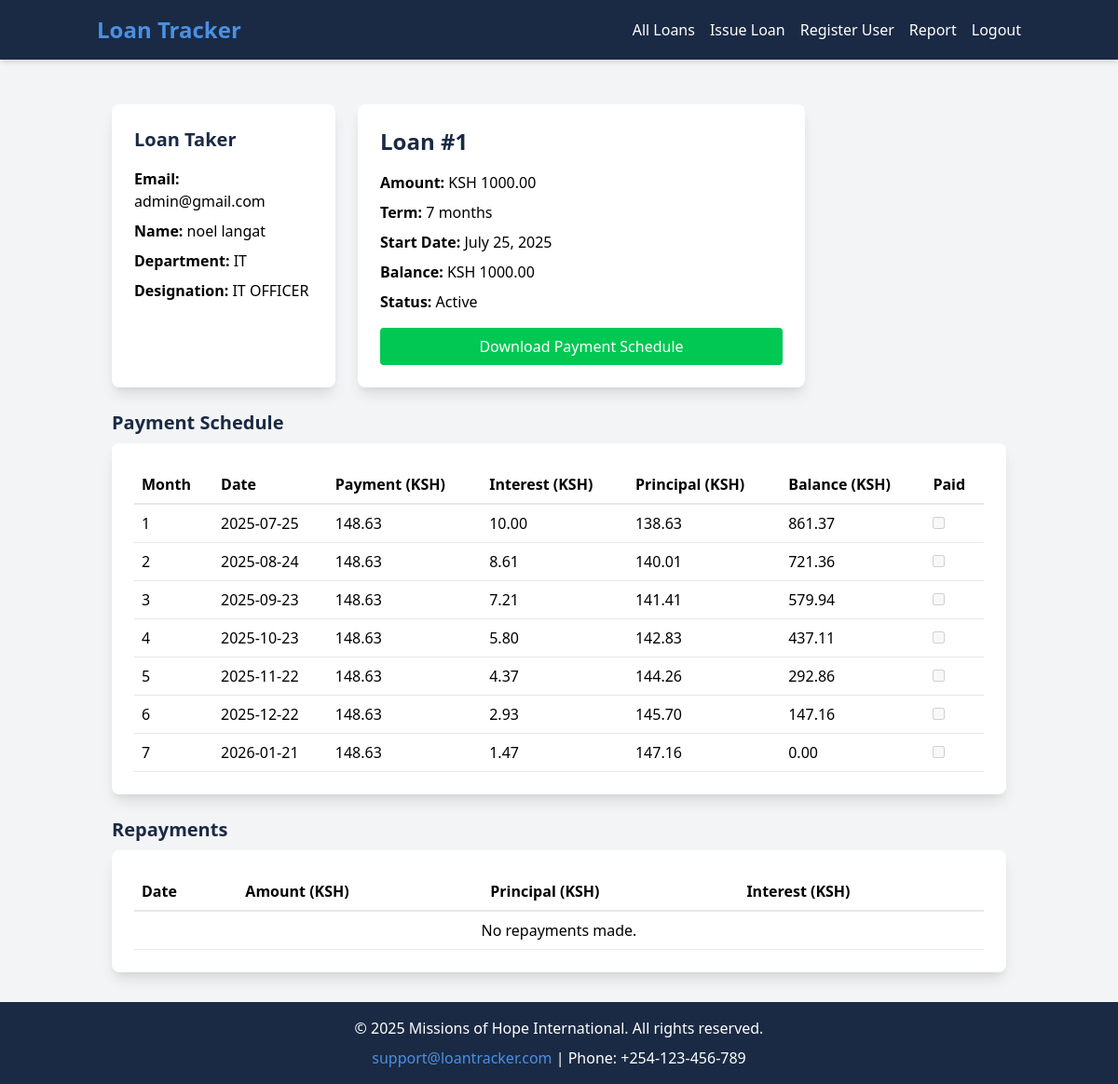
The app's page /loans/1/ (signed in), older data.
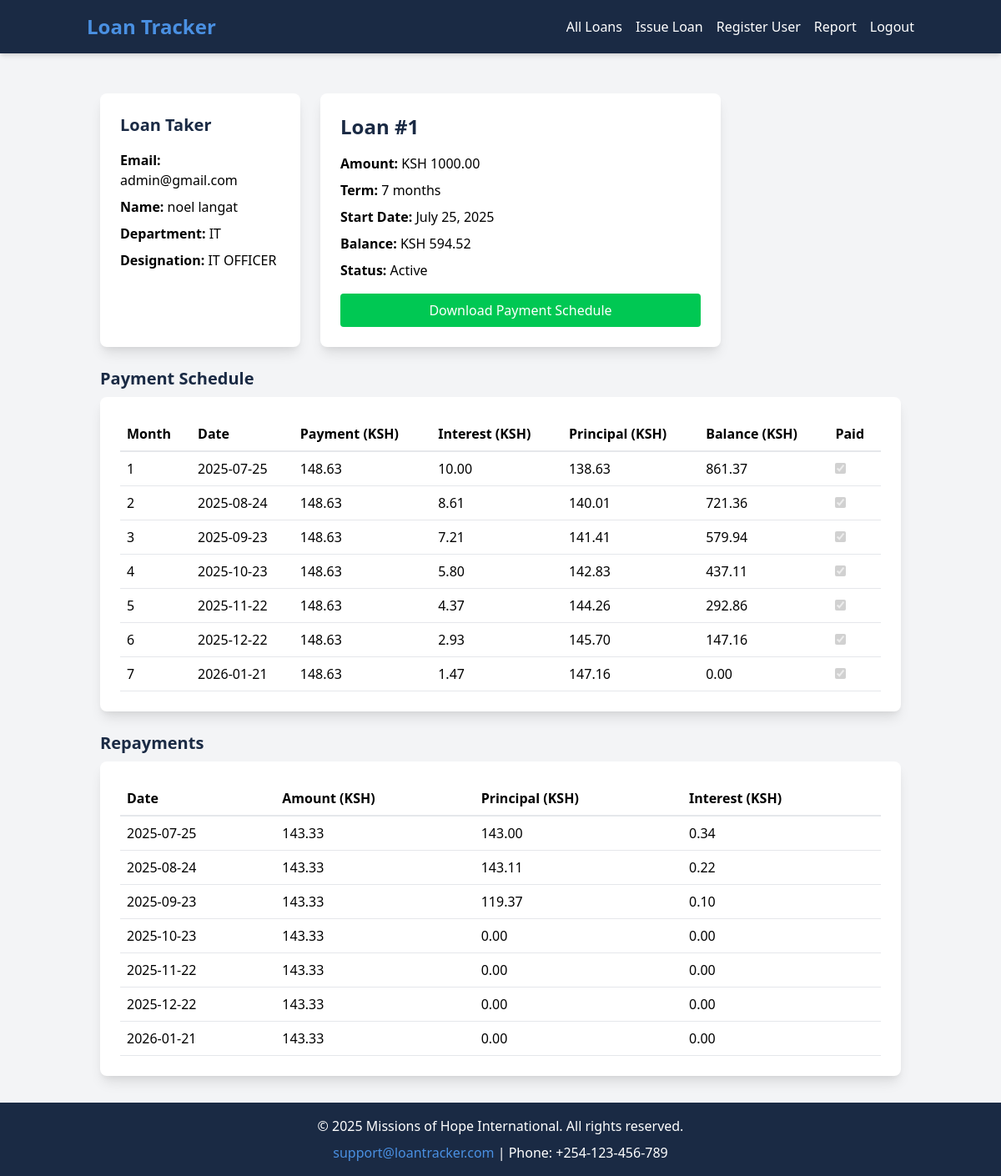
The same page, newer data.
### mohi/models.py (models this page shows, shortened)
class Repayment(models.Model):
    loan = models.ForeignKey(Loan, on_delete=models.CASCADE)
    date = models.DateField(default=timezone.now)
    amount = models.DecimalField(max_digits=10, decimal_places=2, default=Decimal('0.00'))
    principal = models.DecimalField(max_digits=10, decimal_places=2, default=Decimal('0.00'))
    interest = models.DecimalField(max_digits=10, decimal_places=2, default=Decimal('0.00'))

### mohi/views.py (the view)
# urls.py: path('loans/<int:loan_id>/', views.loan_detail, name='loan_detail'),
@login_required
def loan_detail(request, loan_id):
    loan = get_object_or_404(Loan, id=loan_id)
    if not request.user.is_staff and loan.user != request.user:
        return redirect('loan_list')
    schedule = loan.generate_amortization_schedule(original=True)
    repayments = Repayment.objects.filter(loan=loan)
    exchange_rate = Decimal('1')  # 1 USD = 1 KSH
    total_principal_repaid = sum(rep.principal for rep in repayments) or Decimal('0.00')
    loan_ksh_amount = loan.amount * exchange_rate
    loan_ksh_balance = max(Decimal('0.00'), loan.amount - total_principal_repaid) * exchange_rate
    loan.balance = loan_ksh_balance
    loan.is_paid = loan_ksh_balance <= Decimal('0.00')
    if loan.is_paid and not loan.end_date:
        loan.end_date = timezone.now().date()
    loan.save()
    schedule_ksh = [
        {
            'month': item['month'],
            'date': item['date'],
            'payment': item['payment'] * float(exchange_rate),
            'interest': item['interest'] * float(exchange_rate),
            'principal': item['principal'] * float(exchange_rate),
            'balance': item['balance'] * float(exchange_rate)
        } for item in schedule
    ]
    repayments_ksh = [
        {
            'date': rep.date,
            'amount': float(rep.amount * exchange_rate),
            'principal': float(rep.principal * exchange_rate),
            'interest': float(rep.interest * exchange_rate)
        } for rep in repayments
    ]
    total_paid = sum(rep.amount for rep in repayments) or Decimal('0.00')
    total_paid_ksh = float(total_paid * exchange_rate)
    return render(request, 'mohi/loan_detail.html', {
        'loan': loan,
        'schedule': schedule_ksh,
        'repayments': repayments_ksh,
        'loan_ksh_amount': float(loan_ksh_amount),
        'loan_ksh_balance': float(loan_ksh_balance),
        'monthly_payment': schedule[0]['payment'] * float(exchange_rate) if schedule else 0.0,
        'total_interest': sum(item['interest'] for item in schedule) * float(exchange_rate),
        'total_paid': total_paid_ksh
    })

### mohi/templates/mohi/loan_detail.html (shortened to what the changed rows need)
{% extends 'mohi/base.html' %}
{% block content %}
<div class="container mx-auto p-4">
    <div class="flex flex-col md:flex-row gap-6">
        <div class="bg-white p-6 rounded-lg shadow-lg w-full md:w-1/4">
            <h2 class="text-xl font-bold mb-4 text-mohi-deep-blue">Loan Taker</h2>
        </div>
        <div class="bg-white p-6 rounded-lg shadow-lg w-full md:w-1/2">
            <h1 class="text-2xl font-bold mb-4 text-mohi-deep-blue">Loan #{{ loan.id }}</h1>
            <div class="space-y-2">
                <p><strong>Amount:</strong> KSH {{ loan_ksh_amount|floatformat:2 }}</p>
                <p><strong>Term:</strong> {{ loan.term_months }} months</p>
                <p><strong>Start Date:</strong> {{ loan.start_date|date:"F d, Y" }}</p>
                <p><strong>Balance:</strong> KSH {{ loan_ksh_balance|floatformat:2 }}</p>
                <p><strong>Status:</strong> {% if loan.is_paid %}Paid{% else %}Active{% endif %}</p>
            </div>
        </div>
    </div>
    <h2 class="text-xl font-bold mt-6 mb-2 text-mohi-deep-blue">Payment Schedule</h2>
    <div class="bg-white p-6 rounded-lg shadow-lg">
        <table class="w-full text-left">
            <thead>
                <tr>
                    <th class="border-b-2 p-2">Month</th>
                    <th class="border-b-2 p-2">Date</th>
                    <th class="border-b-2 p-2">Payment (KSH)</th>
                    <th class="border-b-2 p-2">Interest (KSH)</th>
                    <th class="border-b-2 p-2">Principal (KSH)</th>
                    <th class="border-b-2 p-2">Balance (KSH)</th>
                    <th class="border-b-2 p-2">Paid</th>
                </tr>
            </thead>
            <tbody>
                {% for item in schedule %}
                <tr>
                    <td class="border-b p-2">{{ item.month }}</td>
                    <td class="border-b p-2">{{ item.date|date:"Y-m-d" }}</td>
                    <td class="border-b p-2">{{ item.payment|floatformat:2 }}</td>
                    <td class="border-b p-2">{{ item.interest|floatformat:2 }}</td>
                    <td class="border-b p-2">{{ item.principal|floatformat:2 }}</td>
                    <td class="border-b p-2">{{ item.balance|floatformat:2 }}</td>
                    <td class="border-b p-2">
                        <input type="checkbox" disabled
                               {% for rep in repayments %}
                                   {% if rep.date == item.date and rep.amount > 0 %}checked{% endif %}
                               {% endfor %}>
                    </td>
                </tr>
                {% endfor %}
            </tbody>
        </table>
    </div>
    <h2 class="text-xl font-bold mt-6 mb-2 text-mohi-deep-blue">Repayments</h2>
    <div class="bg-white p-6 rounded-lg shadow-lg">
        <table class="w-full text-left">
            <thead>
                <tr>
                    <th class="border-b-2 p-2">Date</th>
                    <th class="border-b-2 p-2">Amount (KSH)</th>
                    <th class="border-b-2 p-2">Principal (KSH)</th>
                    <th class="border-b-2 p-2">Interest (KSH)</th>
                </tr>
            </thead>
            <tbody>
                {% for repayment in repayments %}
                <tr>
                    <td class="border-b p-2">{{ repayment.date|date:"Y-m-d" }}</td>
                    <td class="border-b p-2">{{ repayment.amount|floatformat:2 }}</td>
                    <td class="border-b p-2">{{ repayment.principal|floatformat:2 }}</td>
                    <td class="border-b p-2">{{ repayment.interest|floatformat:2 }}</td>
                </tr>
                {% empty %}
                <tr>
                    <td colspan="4" class="border-b p-2 text-center">No repayments made.</td>
                </tr>
                {% endfor %}
            </tbody>
        </table>
    </div>
</div>
{% endblock %}

Row changes from the older to the newer data that the page shows:
added Repayment: date "☑" "☑" "☑" "☑" "☑" "☑" "☑", date "2025-07-25"
added Repayment: date "2025-08-24"
added Repayment: date "2025-09-23"
added Repayment: date "2025-10-23"
added Repayment: date "2025-11-22"
added Repayment: date "2025-12-22"
added Repayment: date "2026-01-21"
Text that changed along with them:
{{ loan_ksh_balance|floatformat:2 }}: "1000.00" → "594.52"
new list line: "143.33 143.00 0.34"
new list line: "143.33 143.11 0.22"
new list line: "143.33 119.37 0.10"
new list line: "143.33 0.00 0.00"
text no longer shown: "No repayments made."
